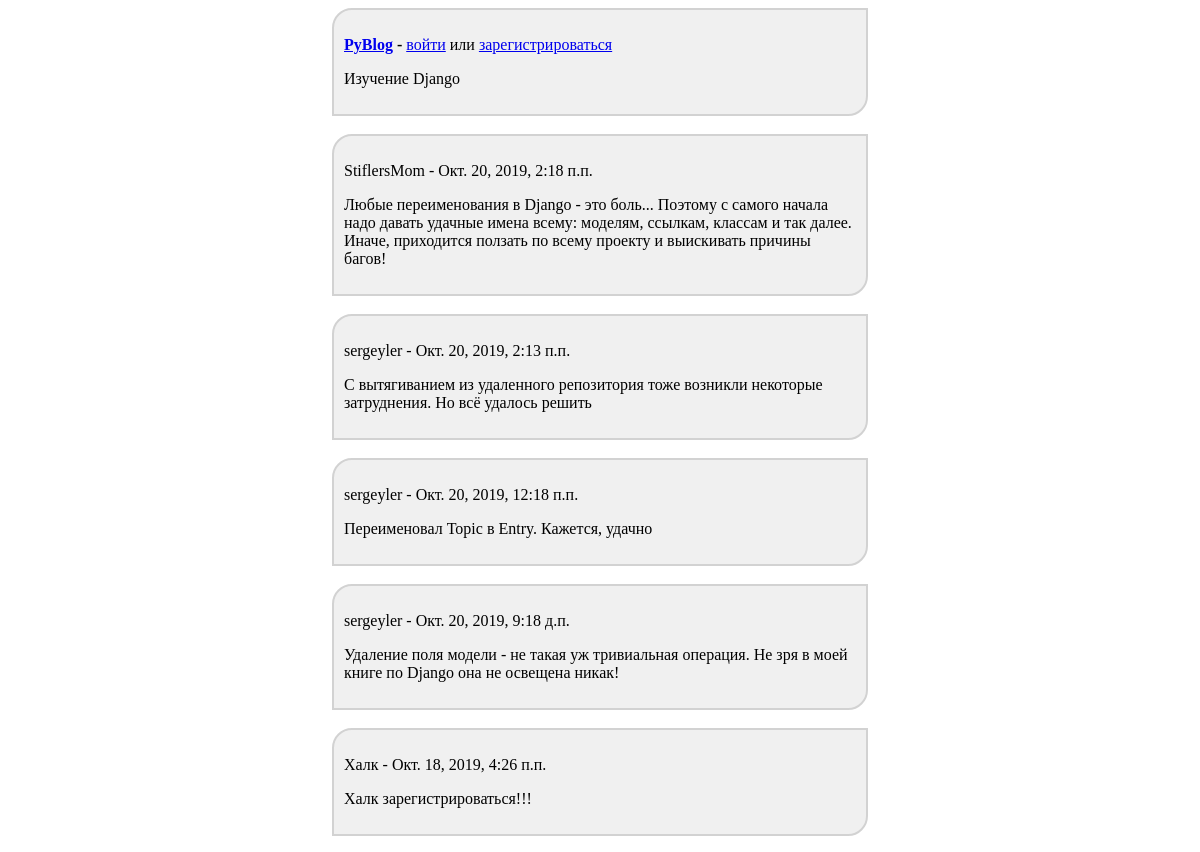
The app's page /entry_list/?topic_id=1 (upper part), older data.
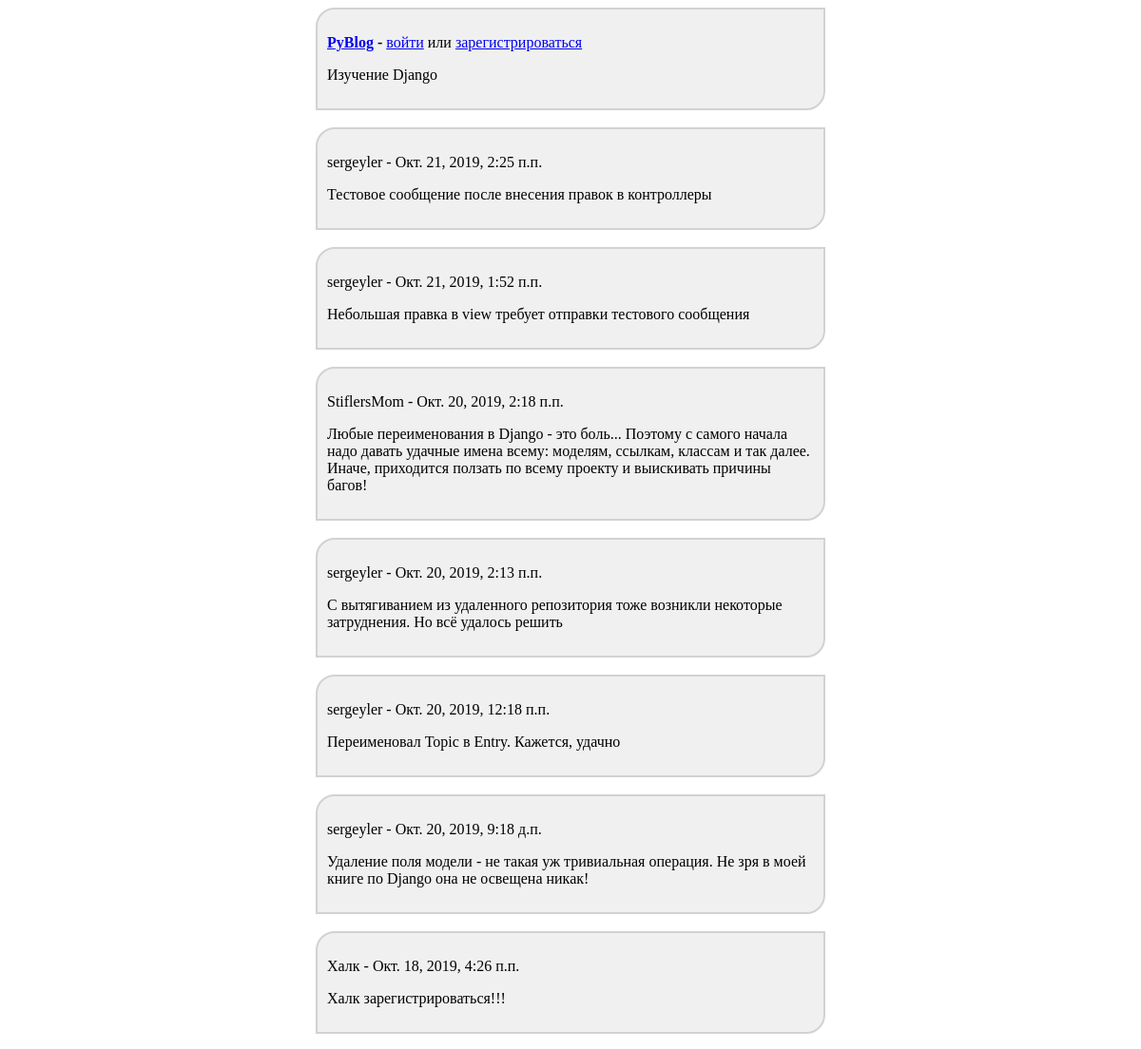
The same page, newer data.
### main/models.py (models this page shows)
class Entry(models.Model):
    content = TextField(max_length=2048, verbose_name='Текст')
    published = DateTimeField(auto_now_add=True, verbose_name='Опубликовано')
    creator = ForeignKey(User, on_delete=models.CASCADE, verbose_name='Опубликовал')
    topic = ForeignKey(Topic, on_delete=models.CASCADE, verbose_name='Тема')
    class Meta:
        verbose_name = 'Запись'
        verbose_name_plural = 'Записи'
        ordering = ['published']

### main/views.py (the view, shortened to what this page needs)
# urls.py: path('entry_list/', entry_list_controller, name='entry_list'),
def entry_list_controller(request):
    try:
        selected_topic = Topic.objects.get(pk=request.GET['topic_id'])
    except:
        selected_topic = None
    entries = []
    if selected_topic is not None:
        entries = Entry.objects.filter(topic=selected_topic).order_by('-published')
    context = {'entries': entries, 'selected_topic': selected_topic}
    if request.user.is_authenticated and selected_topic is not None:
        form = EntryForm()
        context['form'] = form
    return render(request, 'main/entry_list.html', context)

### main/templates/main/entry_list.html (shortened to what this page needs)
{% extends 'layout/basic.html' %}
{% block header %}
    <div class="block">
        <p>
            <b><a href="{% url 'topic_list' %}">PyBlog</a> - </b>
            {% if user.is_authenticated %}
                {{ user }} - <a href={% url 'logout' %}>выйти</a>
            {% else %}
                <a href="{% url 'login' %}">войти</a> или <a href={% url 'register' %}>зарегистрироваться</a>
            {% endif %}
        <p>{{ selected_topic.title }}</p>
        </p>
    </div>
    <br>
{% endblock %}
{% block content %}
    {% for entry in entries %}
        <div class='block'>
            <p>
                {{ entry.creator }} - {{ entry.published }}
            </p>
            <p>{{ entry.content }}</p>
        </div>
        <br>
    {% empty %}
        <div class="block">
            <p>Нет постов по этой теме</p>
        </div>
    {% endfor %}
{% endblock %}

Row changes from the older to the newer data that the page shows:
added Entry: creator "sergeyler", published "Окт. 21, 2019, 2:25 п.п.", content "Тестовое сообщение после внесения правок в контроллеры"
added Entry: creator "sergeyler", published "Окт. 21, 2019, 1:52 п.п.", content "Небольшая правка в view требует отправки тестового сообщения"
